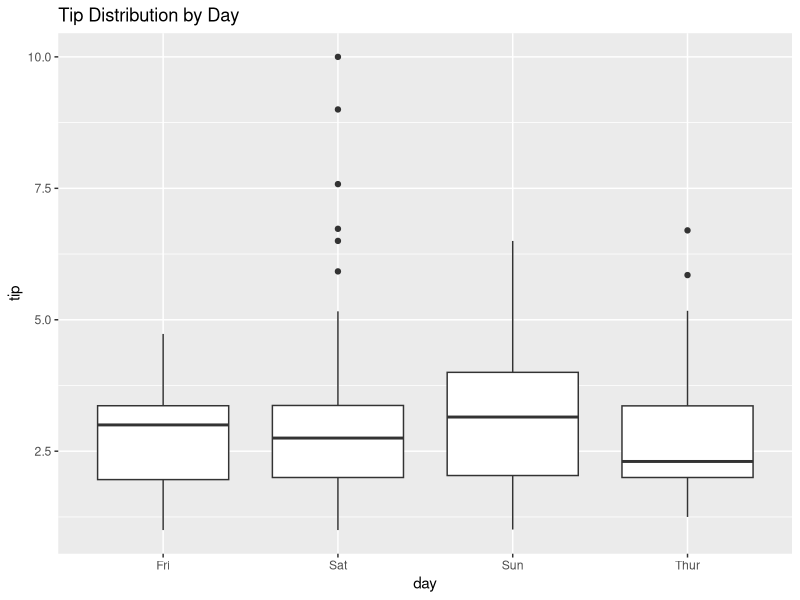

Recreate this plot in R. (Note: this script raises an error after producing the figure.)
library(ggplot2)
#install.packages("reshape2")
library(reshape2)
# -----------------------------------------------------------------------

# Understand data in reshape 2 package
head(tips)
str(tips)
View(tips)
# -----------------------------------------------------------------------

# Changing Data Type
tips$size <- as.factor(tips$size)
# -----------------------------------------------------------------------

# Computation
totalBill_Day <- aggregate(tips["total_bill"],tips["day"],FUN = mean);totalBill_Day
tips_Day <- aggregate(tips["tip"],tips["day"],FUN = mean);tips_Day

totalBill_Time <- aggregate(tips["total_bill"],tips["time"],FUN = mean);totalBill_Time
tips_Time <- aggregate(tips["tip"],tips["time"],FUN = mean);tips_Time

totalBill_Size <- aggregate(tips["total_bill"],tips["size"],FUN = mean);totalBill_Size
tips_Size <- aggregate(tips["tip"],tips["size"],FUN = mean);tips_Size

totalBill_Sex <- aggregate(tips["total_bill"],tips["sex"],FUN = mean);totalBill_Sex
tips_Sex <- aggregate(tips["tip"],tips["sex"],FUN = mean);tips_Sex

totalBill_Smoker <- aggregate(tips["total_bill"],tips["smoker"],FUN = mean);totalBill_Smoker
tips_Smoker <- aggregate(tips["tip"],tips["smoker"],FUN = mean);tips_Smoker

# -----------------------------------------------------------------------

qplot(data = tips,x=day,y=tip,main="Tip Distribution by Day",geom = "boxplot")
  # The tips earned on weekend is more than the weekdays (Thurs & Fri)
ggplot(data = totalBill_Day,aes(x = totalBill_Day$total_bill, y = tips_Day$tip)) +  
  theme(legend.position = "top")+
  xlab("Average Bill Paid")+
  ylab("Average Tip Received")+
  geom_point(aes(color = day))+ 
  geom_text(aes(label = round(tips_Dayr$tip,digits = 2)),color = 'grey')
  # The above graph shows as total bill increases tip also increases => More Customers come on 
  # weekend than the weekdays / Customers spend more on weekends as on weekdays
# ------------------------------------------------------------------------

ggplot(data = tips,aes(x=time,y=tip)) + 
  geom_boxplot() + ggtitle("Tip Distribution by Time")
  # Tip earned during dinner time is more than the lunch time => More customers give more tip for
  # dinner as to lunch.
ggplot(data = totalBill_Time,aes(x = totalBill_Time$total_bill, y = tips_Time$tip)) +  
  theme(legend.position = "top")+
  xlab("Average Bill Paid")+
  ylab("Average Tip Received")+
  geom_point(aes(color=time))+ 
  geom_text(aes(label = round(tips_Time$tip,digits = 2)),color = 'grey')
  # The total bill for dinner is more than the lunc =>
  # Customers often come for dinner as compared to lunch
# ------------------------------------------------------------------------

qplot(data = tips,x=size,y=tip,main="Tip Distribution by Family Size",geom="boxplot")
  # The tip domain is more for the size of 3-4. 
ggplot(data = totalBill_Size,aes(x = totalBill_Size$total_bill, y = tips_Size$tip)) +  
  theme(legend.position = "top")+
  xlab("Average Bill Paid")+
  ylab("Average Tip Received")+
  geom_point(aes(color=size))+ 
  geom_text(aes(label = round(tips_Size$tip,digits = 2)),color = 'grey')
  # As family size icreases, bill increases => tip increases
# ------------------------------------------------------------------------

qplot(data = tips,x=sex,y=tip,main="Tip Distribution by Sex",geom = "boxplot")
ggplot(data = totalBill_Sex,aes(x = totalBill_Sex$total_bill, y = tips_Sex$tip)) +  
  theme(legend.position = "top")+
  xlab("Average Bill Paid")+
  ylab("Average Tip Received")+
  geom_point(aes(color=sex))+ 
  geom_text(aes(label = round(tips_Sex$tip,digits = 2)),color = 'grey')
# Males give more tips than the Females => Males pay the bill more often than Females.
# ------------------------------------------------------------------------

qplot(data = tips,x=smoker,y=tip,main="Tip Distribution by Smoker",geom = "boxplot")
ggplot(data = totalBill_Smoker,aes(x = totalBill_Smoker$total_bill, y = tips_Smoker$tip)) + 
  theme(legend.position = "top")+
  xlab("Average Bill Paid")+
  ylab("Average Tip Received")+
  geom_point(aes(color=smoker)) + 
  geom_text(aes(label = round(tips_Smoker$tip,digits = 2)),color = 'grey')
  
 # Not much of a difference.
# ------------------------------------------------------------------------

# Overall Review - Scatter Plot
qplot(total_bill, tip, data=tips, shape=time, color=size,
      facets=sex~day, size=I(3),
      xlab="Lunch/Dinner", ylab="Tips")





